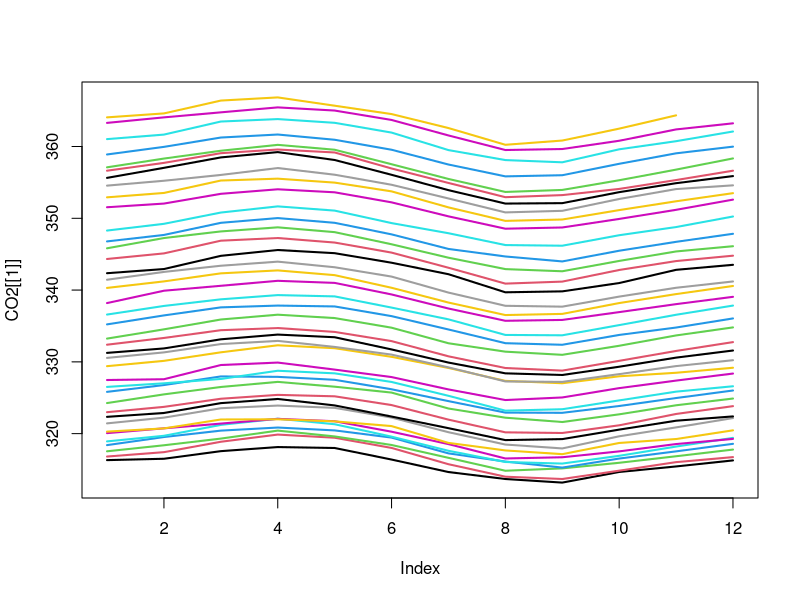

This chart was generated by the following R code:
# Plot month-average co2 (built-in dataset), stacked by year
t <- as.numeric(time(co2))
C <- cut(t, seq(floor(t[1]), 1+floor(tail(t, 1)), 1))
CO2 <- split(co2, C)

if (!interactive())
    png("co2-stack-years.png")
plot(CO2[[1]],type="l", ylim=range(co2), lwd=2)
for (i in 2:length(CO2))
    lines(CO2[[i]], col=i, lwd=2)
if (!interactive())
    dev.off()
